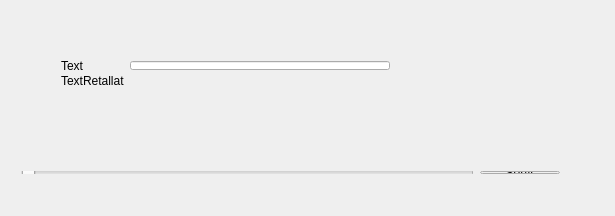
<?xml version="1.0" encoding="UTF-8"?>
<ui version="4.0">
 <class>MainWindow</class>
 <widget class="QMainWindow" name="MainWindow">
  <property name="geometry">
   <rect>
    <x>0</x>
    <y>0</y>
    <width>615</width>
    <height>216</height>
   </rect>
  </property>
  <property name="windowTitle">
   <string>MainWindow</string>
  </property>
  <widget class="QWidget" name="centralWidget">
   <widget class="QWidget" name="">
    <property name="geometry">
     <rect>
      <x>50</x>
      <y>50</y>
      <width>351</width>
      <height>46</height>
     </rect>
    </property>
    <layout class="QVBoxLayout" name="verticalLayout">
     <item>
      <layout class="QHBoxLayout" name="horizontalLayout">
       <item>
        <widget class="QLabel" name="Text">
         <property name="text">
          <string>Text</string>
         </property>
        </widget>
       </item>
       <item>
        <spacer name="horizontalSpacer">
         <property name="orientation">
          <enum>Qt::Horizontal</enum>
         </property>
         <property name="sizeType">
          <enum>QSizePolicy::Minimum</enum>
         </property>
         <property name="sizeHint" stdset="0">
          <size>
           <width>40</width>
           <height>20</height>
          </size>
         </property>
        </spacer>
       </item>
       <item>
        <widget class="QLineEdit" name="lineEdit"/>
       </item>
      </layout>
     </item>
     <item>
      <layout class="QHBoxLayout" name="horizontalLayout_2">
       <item>
        <widget class="QLabel" name="TextRetallat">
         <property name="enabled">
          <bool>true</bool>
         </property>
         <property name="maximumSize">
          <size>
           <width>70</width>
           <height>16777215</height>
          </size>
         </property>
         <property name="text">
          <string>TextRetallat</string>
         </property>
        </widget>
       </item>
       <item>
        <widget class="MyLabel" name="label">
         <property name="text">
          <string/>
         </property>
        </widget>
       </item>
      </layout>
     </item>
    </layout>
   </widget>
   <widget class="QWidget" name="">
    <property name="geometry">
     <rect>
      <x>10</x>
      <y>160</y>
      <width>561</width>
      <height>25</height>
     </rect>
    </property>
    <layout class="QHBoxLayout" name="horizontalLayout_3">
     <item>
      <widget class="QSlider" name="horizontalSlider">
       <property name="orientation">
        <enum>Qt::Horizontal</enum>
       </property>
      </widget>
     </item>
     <item>
      <widget class="QPushButton" name="Sortir">
       <property name="text">
        <string>Sortir</string>
       </property>
      </widget>
     </item>
    </layout>
   </widget>
  </widget>
 </widget>
 <layoutdefault spacing="6" margin="11"/>
 <customwidgets>
  <customwidget>
   <class>MyLabel</class>
   <extends>QLabel</extends>
   <header location="global">mylabel.h</header>
   <slots>
    <slot>updateText(QString)</slot>
    <slot>truncateText(int)</slot>
   </slots>
  </customwidget>
 </customwidgets>
 <resources/>
 <connections>
  <connection>
   <sender>Sortir</sender>
   <signal>clicked()</signal>
   <receiver>MainWindow</receiver>
   <slot>close()</slot>
   <hints>
    <hint type="sourcelabel">
     <x>555</x>
     <y>195</y>
    </hint>
    <hint type="destinationlabel">
     <x>551</x>
     <y>152</y>
    </hint>
   </hints>
  </connection>
  <connection>
   <sender>lineEdit</sender>
   <signal>textChanged(QString)</signal>
   <receiver>label</receiver>
   <slot>updateText(QString)</slot>
   <hints>
    <hint type="sourcelabel">
     <x>231</x>
     <y>62</y>
    </hint>
    <hint type="destinationlabel">
     <x>293</x>
     <y>98</y>
    </hint>
   </hints>
  </connection>
  <connection>
   <sender>horizontalSlider</sender>
   <signal>valueChanged(int)</signal>
   <receiver>label</receiver>
   <slot>truncateText(int)</slot>
   <hints>
    <hint type="sourcelabel">
     <x>241</x>
     <y>197</y>
    </hint>
    <hint type="destinationlabel">
     <x>247</x>
     <y>103</y>
    </hint>
   </hints>
  </connection>
 </connections>
</ui>
